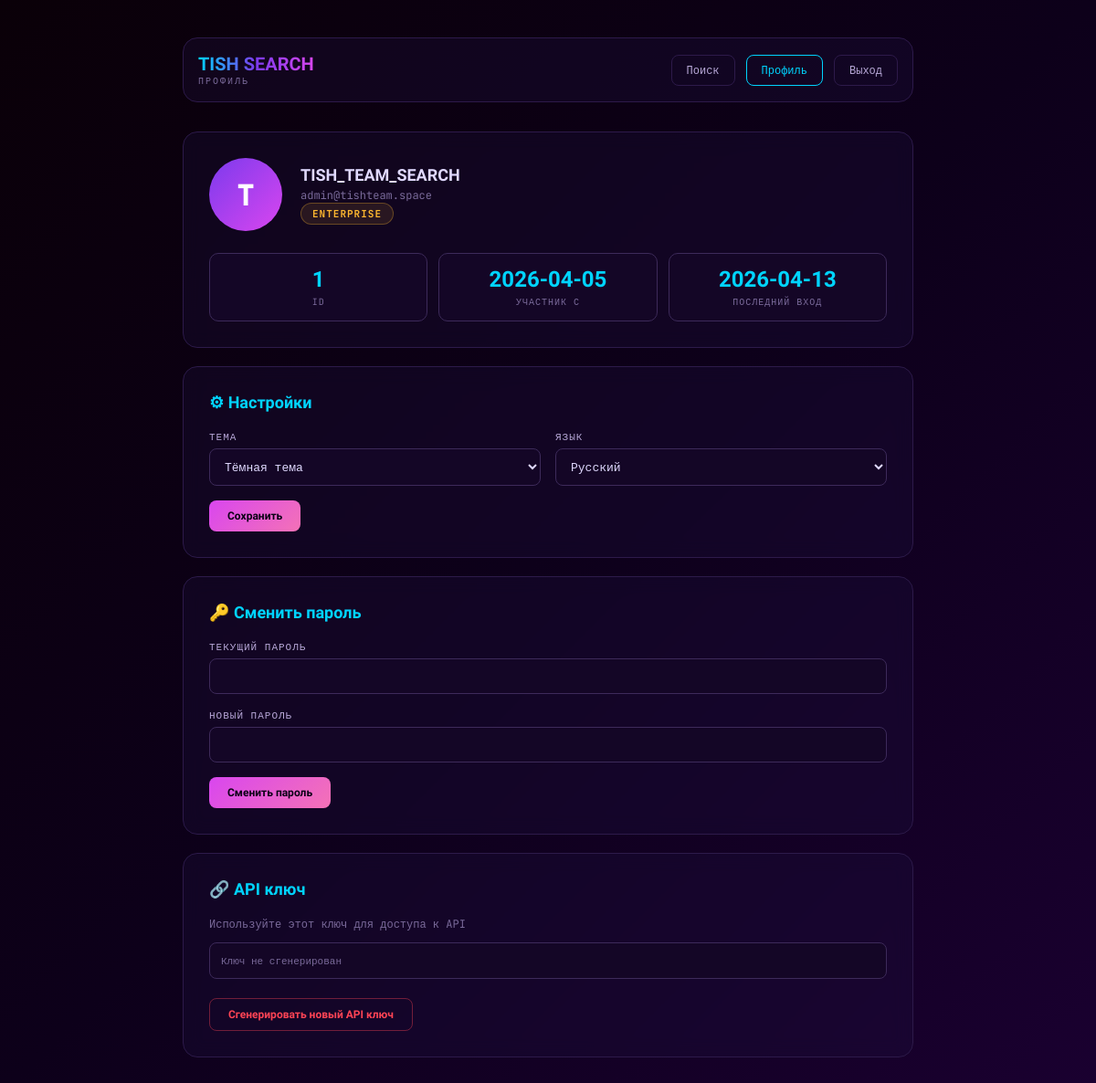
Page /auth/profile (signed in) on the committed database.
### tables this page shows
CREATE TABLE users (
            id INTEGER PRIMARY KEY AUTOINCREMENT,
            username TEXT UNIQUE NOT NULL,
            email TEXT UNIQUE NOT NULL,
            password_hash TEXT NOT NULL,
            created_at TEXT NOT NULL,
            last_login TEXT,
            is_active BOOLEAN DEFAULT 1,
            is_verified BOOLEAN DEFAULT 0,
            profile_image TEXT,
            theme TEXT DEFAULT 'dark',
            language TEXT DEFAULT 'ru',
            subscription_plan TEXT DEFAULT 'basic',
            subscription_expires TEXT,
            api_key TEXT UNIQUE,
            failed_login_attempts INTEGER DEFAULT 0,
            locked_until TEXT
        );

### modules/auth/python/auth.py (the view, shortened to what this page needs)
@auth_bp.route('/profile', methods=['GET', 'POST'])
@login_required
def profile():
    user, error_response = require_current_user()
    if error_response:
        return error_response
    if request.method == 'GET':
        return render_template('profile/profile.html', user=user)

### modules/auth/python/auth.py (called while the page is built)
def login_required(f):
    from functools import wraps
    @wraps(f)
    def decorated_function(*args, **kwargs):
        if 'user_id' not in session:
            if request.is_json:
                return jsonify({'error': 'login_required'}), 401
            flash('Пожалуйста, войдите для продолжения', 'warning')
            return redirect(url_for('auth.login'))
        return f(*args, **kwargs)
    return decorated_function

def get_current_user():
    user_id = session.get('user_id')
    if user_id:
        return User.get_by_id(user_id)
    return None

def require_current_user():
    user = get_current_user()
    if not user:
        session.clear()
        if request.is_json:
            return None, (jsonify({'error': 'login_required'}), 401)
        flash('Сессия истекла, войдите снова', 'warning')
        return None, redirect(url_for('auth.login'))
    return user, None

### modules/auth/python/models.py (called while the page is built)
def get_db():
    conn = sqlite3.connect(DATABASE_PATH)
    conn.row_factory = sqlite3.Row
    return conn

    @staticmethod
    def get_by_id(user_id):
        conn = get_db()
        cursor = conn.cursor()
        cursor.execute("SELECT * FROM users WHERE id = ?", (user_id,))
        row = cursor.fetchone()
        conn.close()
        return User(row) if row else None

### modules/auth/python/security.py (called while the page is built)
def add_security_headers(response):
    response.headers['X-Content-Type-Options'] = 'nosniff'
    response.headers['X-Frame-Options'] = 'DENY'
    response.headers['X-XSS-Protection'] = '1; mode=block'
    response.headers['Content-Security-Policy'] = (
        "default-src 'self'; "
        "script-src 'self' 'unsafe-inline' cdn.socket.io cdn.jsdelivr.net cdnjs.cloudflare.com; "
        "style-src 'self' 'unsafe-inline' fonts.googleapis.com; "
        "font-src fonts.gstatic.com; "
        "connect-src 'self' *"
    )
    response.headers['Referrer-Policy'] = 'strict-origin-when-cross-origin'
    if request.is_secure:
        response.headers['Strict-Transport-Security'] = 'max-age=31536000; includeSubDomains'
    response.headers['Permissions-Policy'] = 'camera=(), microphone=(), geolocation=()'
    return response

    def is_blacklisted(self, ip):
        if ip in self.blacklist:
            return True
        if ip in self.temporary_bans:
            if time.time() < self.temporary_bans[ip]:
                return True
            else:
                del self.temporary_bans[ip]
        return False

### modules/common/python/i18n.py (called while the page is built)
def _(key: str, *args, **kwargs) -> str:
    return i18n_instance.t(key, *args, **kwargs)

### templates/profile/profile.html (shortened to what this page needs)
﻿<!DOCTYPE html>
<html lang="{{ current_language or 'ru' }}">
<head>
<link rel="stylesheet" href="/static/profile/css/profile.css">
</head>
<body>
<div class="wrap">
  <header>
    <div class="logo">
      <h1>TISH SEARCH</h1>
      <p>{{ _('profile.profile') }}</p>
    </div>
    <div class="nav">
      <a href="/">{{ _('nav.search') }}</a>
      <a href="/auth/profile" class="active">{{ _('profile.profile') }}</a>
      <a href="/auth/logout">{{ _('auth.logout') }}</a>
    </div>
  </header>
  <div class="panel">
    <div class="user-info">
      <div class="avatar">{{ user.username[0].upper() }}</div>
      <div class="user-details">
        <h3>{{ user.username }}</h3>
        <p>{{ user.email }}</p>
        <span class="subscription-badge sub-{{ user.subscription_plan }}">{{ user.subscription_plan }}</span>
      </div>
    </div>
    <div class="stats">
      <div class="stat">
        <div class="value">{{ user.id }}</div>
        <div class="label">ID</div>
      </div>
      <div class="stat">
        <div class="value">{{ user.created_at[:10] if user.created_at else '—' }}</div>
        <div class="label">{{ _('profile.member_since') }}</div>
      </div>
      <div class="stat">
        <div class="value">{{ user.last_login[:10] if user.last_login else '—' }}</div>
        <div class="label">{{ _('profile.last_login') }}</div>
      </div>
    </div>
  </div>
  <div class="panel">
    <h2>⚙ {{ _('profile.settings') }}</h2>
    <form method="POST" action="/auth/profile">
      <div class="form-row">
        <div class="form-group">
          <label for="theme">{{ _('profile.theme') }}</label>
          <select name="theme" id="theme">
            <option value="dark" {{ 'selected' if user.theme == 'dark' else '' }}>{{ _('profile.dark_theme') }}</option>
          </select>
        </div>
        <div class="form-group">
          <label for="language">{{ _('profile.language') }}</label>
          <select name="language" id="language">
            <option value="ru" {{ 'selected' if user.language == 'ru' else '' }}>Русский</option>
          </select>
        </div>
      </div>
      <button type="submit" class="btn btn-primary">{{ _('common.save') }}</button>
    </form>
  </div>
  <div class="panel">
    <h2>🔑 {{ _('profile.change_password') }}</h2>
    <form method="POST" action="/auth/change-password">
      <div class="form-group">
        <label for="current_password">{{ _('profile.current_password') }}</label>
        <input type="password" name="current_password" required>
      </div>
      <div class="form-group">
        <label for="new_password">{{ _('profile.new_password') }}</label>
        <input type="password" name="new_password" required>
      </div>
      <button type="submit" class="btn btn-primary">{{ _('profile.change_password') }}</button>
    </form>
  </div>
  <div class="panel">
    <h2>🔗 {{ _('profile.api_key') }}</h2>
    <p style="font-size:12px;color:var(--text3);margin-bottom:12px">{{ _('profile.api_key_description') }}</p>
    <div class="api-key-box">
      {% if user.api_key %}
        {{ user.api_key }}
      {% else %}
        <span style="color:var(--text3)">{{ _('profile.api_key_not_generated') }}</span>
      {% endif %}
    </div>
    <br>
    <form method="POST" action="/auth/api/regenerate-api-key" style="display:inline">
      <button type="submit" class="btn btn-danger">{{ _('profile.regenerate_api_key') }}</button>
    </form>
  </div>
</div>
</body>
</html>

### static/profile/css/profile.css (style rules this page uses)
* { margin:0;padding:0;box-sizing:border-box }
body { background:linear-gradient(135deg,#0a0008,#0d001a,#1a0030);color:var(--text);font-family:var(--mono);min-height:100vh;padding:20px }
.wrap { max-width:800px;margin:0 auto }
header { display:flex;align-items:center;gap:16px;margin-bottom:32px;padding:16px;background:rgba(31,17,64,.3);border:1px solid var(--bdr);border-radius:16px }
.logo h1 { font-family:var(--head);font-size:20px;font-weight:900;background:linear-gradient(90deg,#00d4ff,#7c3aed,#d946ef);-webkit-background-clip:text;-webkit-text-fill-color:transparent }
.logo p { font-size:10px;color:var(--text3);letter-spacing:2px;text-transform:uppercase }
.nav { margin-left:auto;display:flex;gap:12px }
.nav a { color:var(--text2);text-decoration:none;font-size:12px;padding:8px 16px;border-radius:8px;border:1px solid var(--bdr);transition:all .2s }
.nav a:hover,.nav a.active { color:var(--cyan);border-color:var(--cyan) }
.panel { background:rgba(31,17,64,.3);backdrop-filter:blur(10px);border:1px solid var(--bdr);border-radius:16px;padding:28px;margin-bottom:20px }
.panel h2 { font-family:var(--head);font-size:18px;margin-bottom:20px;color:var(--cyan) }
.user-info { display:flex;gap:20px;align-items:center;margin-bottom:24px }
.avatar { width:80px;height:80px;border-radius:50%;background:linear-gradient(135deg,#7c3aed,#d946ef);display:flex;align-items:center;justify-content:center;font-size:32px;font-weight:900;color:#fff }
.user-details h3 { font-family:var(--head);font-size:18px;margin-bottom:4px }
.user-details p { font-size:12px;color:var(--text3) }
.stats { display:grid;grid-template-columns:repeat(3,1fr);gap:12px;margin-top:20px }
.stat { background:var(--bg2);border:1px solid var(--bdr2);border-radius:10px;padding:14px;text-align:center }
.stat .value { font-family:var(--head);font-size:24px;font-weight:900;color:var(--cyan) }
.stat .label { font-size:10px;color:var(--text3);text-transform:uppercase;letter-spacing:1px;margin-top:4px }
.form-group { margin-bottom:16px }
.form-group label { display:block;font-size:11px;color:var(--text2);margin-bottom:6px;letter-spacing:1px;text-transform:uppercase }
.form-group input,.form-group select { width:100%;background:var(--bg2);border:1px solid var(--bdr2);border-radius:8px;padding:10px 12px;font-family:var(--mono);font-size:13px;color:var(--text);outline:none;transition:border-color .2s }
.form-row { display:flex;gap:16px }
.form-row .form-group { flex:1 }
.btn { border:none;border-radius:8px;padding:10px 20px;font-family:var(--head);font-size:12px;font-weight:700;cursor:pointer;transition:all .2s }
.btn-primary { background:linear-gradient(135deg,#d946ef,#f472b6);color:#0a0015 }
.btn-danger { background:transparent;color:var(--red);border:1px solid rgba(255,68,85,.4) }
.subscription-badge { display:inline-block;padding:4px 12px;border-radius:20px;font-size:11px;font-weight:700;text-transform:uppercase;letter-spacing:1px }
.sub-enterprise { background:rgba(255,184,48,.1);color:var(--amber);border:1px solid rgba(255,184,48,.3) }
.api-key-box { background:var(--bg2);border:1px solid var(--bdr2);border-radius:8px;padding:12px;font-family:var(--mono);font-size:11px;word-break:break-all;margin-top:8px }

### rows in the picture
users: username "T", username "TISH_TEAM_SEARCH", email "admin@tishteam.space", subscription_plan "ENTERPRISE", id "1", created_at "2026-04-05", last_login "2026-04-13"

### other values in the picture
form field theme "Тёмная тема"
